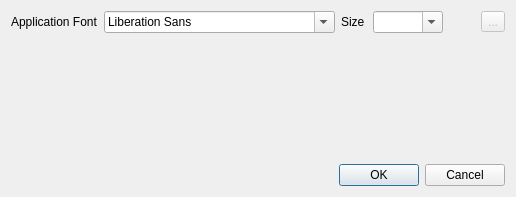
<?xml version="1.0" encoding="UTF-8"?>
<ui version="4.0">
 <comment>*********************************************************************
**
** Copyright (C) 2020 Kuba Ober and The Qt Company Ltd.
** Contact: https://www.qt.io/licensing/
**
** This file is part of the Qt Linguist of the Qt Toolkit.
**
** $QT_BEGIN_LICENSE:GPL-EXCEPT$
** Commercial License Usage
** Licensees holding valid commercial Qt licenses may use this file in
** accordance with the commercial license agreement provided with the
** Software or, alternatively, in accordance with the terms contained in
** a written agreement between you and The Qt Company. For licensing terms
** and conditions see https://www.qt.io/terms-conditions. For further
** information use the contact form at https://www.qt.io/contact-us.
**
** GNU General Public License Usage
** Alternatively, this file may be used under the terms of the GNU
** General Public License version 3 as published by the Free Software
** Foundation with exceptions as appearing in the file LICENSE.GPL3-EXCEPT
** included in the packaging of this file. Please review the following
** information to ensure the GNU General Public License requirements will
** be met: https://www.gnu.org/licenses/gpl-3.0.html.
**
** $QT_END_LICENSE$
**
*********************************************************************</comment>
 <class>ConfigDialog</class>
 <widget class="QDialog" name="ConfigDialog">
  <property name="geometry">
   <rect>
    <x>0</x>
    <y>0</y>
    <width>516</width>
    <height>197</height>
   </rect>
  </property>
  <layout class="QVBoxLayout">
   <property name="sizeConstraint">
    <enum>QLayout::SetMinimumSize</enum>
   </property>
   <item>
    <layout class="QGridLayout">
     <item row="0" column="0">
      <widget class="QLabel" name="appFont">
       <property name="text">
        <string>Application Font</string>
       </property>
      </widget>
     </item>
     <item row="0" column="1">
      <widget class="QFontComboBox" name="fcbAppFont"/>
     </item>
     <item row="0" column="2">
      <widget class="QLabel" name="appFontSize">
       <property name="text">
        <string>Size</string>
       </property>
      </widget>
     </item>
     <item row="0" column="3">
      <widget class="QComboBox" name="cbAppFontSize">
       <property name="editable">
        <bool>true</bool>
       </property>
       <property name="sizeAdjustPolicy">
        <enum>QComboBox::AdjustToMinimumContentsLength</enum>
       </property>
       <property name="minimumContentsLength">
        <number>5</number>
       </property>
      </widget>
     </item>
     <item row="0" column="4">
      <spacer>
       <property name="orientation">
        <enum>Qt::Horizontal</enum>
       </property>
      </spacer>
     </item>
     <item row="0" column="5">
      <widget class="QToolButton" name="tbAppFont">
       <property name="enabled">
        <bool>false</bool>
       </property>
       <property name="text">
        <string>...</string>
       </property>
      </widget>
     </item>
     <item row="1" column="0" colspan="6">
      <spacer>
       <property name="orientation">
        <enum>Qt::Vertical</enum>
       </property>
       <property name="sizeHint" stdset="0">
        <size>
         <width>20</width>
         <height>40</height>
        </size>
       </property>
      </spacer>
     </item>
     <item row="2" column="0" colspan="6">
      <widget class="QDialogButtonBox" name="buttonBox">
       <property name="standardButtons">
        <set>QDialogButtonBox::Cancel|QDialogButtonBox::Ok</set>
       </property>
      </widget>
     </item>
    </layout>
   </item>
  </layout>
 </widget>
 <resources/>
 <connections>
  <connection>
   <sender>buttonBox</sender>
   <signal>rejected()</signal>
   <receiver>ConfigDialog</receiver>
   <slot>reject()</slot>
   <hints>
    <hint type="sourcelabel">
     <x>178</x>
     <y>275</y>
    </hint>
    <hint type="destinationlabel">
     <x>178</x>
     <y>150</y>
    </hint>
   </hints>
  </connection>
  <connection>
   <sender>buttonBox</sender>
   <signal>accepted()</signal>
   <receiver>ConfigDialog</receiver>
   <slot>accept()</slot>
   <hints>
    <hint type="sourcelabel">
     <x>178</x>
     <y>275</y>
    </hint>
    <hint type="destinationlabel">
     <x>178</x>
     <y>150</y>
    </hint>
   </hints>
  </connection>
 </connections>
</ui>
